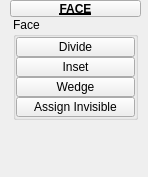
<?xml version="1.0" encoding="UTF-8"?>
<ui version="4.0">
 <class>QtUi</class>
 <widget class="QMainWindow" name="QtUi">
  <property name="enabled">
   <bool>true</bool>
  </property>
  <property name="geometry">
   <rect>
    <x>0</x>
    <y>0</y>
    <width>148</width>
    <height>177</height>
   </rect>
  </property>
  <property name="minimumSize">
   <size>
    <width>0</width>
    <height>0</height>
   </size>
  </property>
  <property name="maximumSize">
   <size>
    <width>999</width>
    <height>999</height>
   </size>
  </property>
  <property name="windowTitle">
   <string>Toolkit</string>
  </property>
  <property name="layoutDirection">
   <enum>Qt::LeftToRight</enum>
  </property>
  <property name="tabShape">
   <enum>QTabWidget::Triangular</enum>
  </property>
  <property name="dockNestingEnabled">
   <bool>true</bool>
  </property>
  <property name="dockOptions">
   <set>QMainWindow::AllowNestedDocks|QMainWindow::AllowTabbedDocks|QMainWindow::AnimatedDocks|QMainWindow::ForceTabbedDocks</set>
  </property>
  <property name="balette" stdset="0">
   <palette>
    <active>
     <colorrole role="ButtonText">
      <brush brushstyle="SolidPattern">
       <color alpha="255">
        <red>255</red>
        <green>255</green>
        <blue>255</blue>
       </color>
      </brush>
     </colorrole>
     <colorrole role="Highlight">
      <brush brushstyle="SolidPattern">
       <color alpha="255">
        <red>168</red>
        <green>152</green>
        <blue>250</blue>
       </color>
      </brush>
     </colorrole>
    </active>
    <inactive>
     <colorrole role="ButtonText">
      <brush brushstyle="SolidPattern">
       <color alpha="255">
        <red>255</red>
        <green>255</green>
        <blue>255</blue>
       </color>
      </brush>
     </colorrole>
     <colorrole role="Highlight">
      <brush brushstyle="SolidPattern">
       <color alpha="255">
        <red>168</red>
        <green>152</green>
        <blue>250</blue>
       </color>
      </brush>
     </colorrole>
    </inactive>
    <disabled>
     <colorrole role="ButtonText">
      <brush brushstyle="SolidPattern">
       <color alpha="255">
        <red>120</red>
        <green>120</green>
        <blue>120</blue>
       </color>
      </brush>
     </colorrole>
     <colorrole role="Highlight">
      <brush brushstyle="SolidPattern">
       <color alpha="255">
        <red>0</red>
        <green>120</green>
        <blue>215</blue>
       </color>
      </brush>
     </colorrole>
    </disabled>
   </palette>
  </property>
  <widget class="QWidget" name="mainWindow">
   <property name="balette" stdset="0">
    <palette>
     <active>
      <colorrole role="Highlight">
       <brush brushstyle="SolidPattern">
        <color alpha="255">
         <red>168</red>
         <green>152</green>
         <blue>250</blue>
        </color>
       </brush>
      </colorrole>
     </active>
     <inactive>
      <colorrole role="Highlight">
       <brush brushstyle="SolidPattern">
        <color alpha="255">
         <red>168</red>
         <green>152</green>
         <blue>250</blue>
        </color>
       </brush>
      </colorrole>
     </inactive>
     <disabled>
      <colorrole role="Highlight">
       <brush brushstyle="SolidPattern">
        <color alpha="255">
         <red>168</red>
         <green>152</green>
         <blue>250</blue>
        </color>
       </brush>
      </colorrole>
     </disabled>
    </palette>
   </property>
   <widget class="QWidget" name="layoutWidget">
    <property name="geometry">
     <rect>
      <x>10</x>
      <y>0</y>
      <width>131</width>
      <height>161</height>
     </rect>
    </property>
    <layout class="QGridLayout" name="gridLayout">
     <property name="spacing">
      <number>0</number>
     </property>
     <item row="1" column="1" colspan="2">
      <layout class="QHBoxLayout" name="horizontalLayout">
       <item>
        <layout class="QVBoxLayout" name="verticalLayout">
         <property name="spacing">
          <number>0</number>
         </property>
         <item>
          <widget class="QGroupBox" name="face">
           <property name="minimumSize">
            <size>
             <width>125</width>
             <height>0</height>
            </size>
           </property>
           <property name="maximumSize">
            <size>
             <width>125</width>
             <height>999</height>
            </size>
           </property>
           <property name="baseSize">
            <size>
             <width>0</width>
             <height>0</height>
            </size>
           </property>
           <property name="title">
            <string>Face</string>
           </property>
           <layout class="QVBoxLayout" name="verticalLayout_6">
            <property name="spacing">
             <number>0</number>
            </property>
            <property name="leftMargin">
             <number>0</number>
            </property>
            <property name="topMargin">
             <number>0</number>
            </property>
            <property name="rightMargin">
             <number>0</number>
            </property>
            <property name="bottomMargin">
             <number>0</number>
            </property>
            <item>
             <widget class="PushButton" name="tb007">
              <property name="enabled">
               <bool>true</bool>
              </property>
              <property name="minimumSize">
               <size>
                <width>0</width>
                <height>20</height>
               </size>
              </property>
              <property name="maximumSize">
               <size>
                <width>999</width>
                <height>20</height>
               </size>
              </property>
              <property name="toolTip">
               <string>Divide facet</string>
              </property>
              <property name="text">
               <string>Divide</string>
              </property>
              <property name="iconSize">
               <size>
                <width>18</width>
                <height>18</height>
               </size>
              </property>
             </widget>
            </item>
            <item>
             <widget class="PushButton" name="tb006">
              <property name="enabled">
               <bool>true</bool>
              </property>
              <property name="minimumSize">
               <size>
                <width>0</width>
                <height>20</height>
               </size>
              </property>
              <property name="maximumSize">
               <size>
                <width>999</width>
                <height>20</height>
               </size>
              </property>
              <property name="toolTip">
               <string>Inset selected face region</string>
              </property>
              <property name="text">
               <string>Inset</string>
              </property>
              <property name="iconSize">
               <size>
                <width>18</width>
                <height>18</height>
               </size>
              </property>
             </widget>
            </item>
            <item>
             <widget class="QPushButton" name="b034">
              <property name="enabled">
               <bool>true</bool>
              </property>
              <property name="minimumSize">
               <size>
                <width>0</width>
                <height>20</height>
               </size>
              </property>
              <property name="maximumSize">
               <size>
                <width>999</width>
                <height>20</height>
               </size>
              </property>
              <property name="toolTip">
               <string>Wedge the selected faces by extruding and rotating them about a selected edge.</string>
              </property>
              <property name="text">
               <string>Wedge</string>
              </property>
              <property name="iconSize">
               <size>
                <width>18</width>
                <height>18</height>
               </size>
              </property>
              <property name="balette" stdset="0">
               <palette>
                <active>
                 <colorrole role="Highlight">
                  <brush brushstyle="SolidPattern">
                   <color alpha="255">
                    <red>168</red>
                    <green>152</green>
                    <blue>250</blue>
                   </color>
                  </brush>
                 </colorrole>
                </active>
                <inactive>
                 <colorrole role="Highlight">
                  <brush brushstyle="SolidPattern">
                   <color alpha="255">
                    <red>168</red>
                    <green>152</green>
                    <blue>250</blue>
                   </color>
                  </brush>
                 </colorrole>
                </inactive>
                <disabled>
                 <colorrole role="Highlight">
                  <brush brushstyle="SolidPattern">
                   <color alpha="255">
                    <red>0</red>
                    <green>120</green>
                    <blue>215</blue>
                   </color>
                  </brush>
                 </colorrole>
                </disabled>
               </palette>
              </property>
             </widget>
            </item>
            <item>
             <widget class="QPushButton" name="b038">
              <property name="enabled">
               <bool>true</bool>
              </property>
              <property name="minimumSize">
               <size>
                <width>0</width>
                <height>20</height>
               </size>
              </property>
              <property name="maximumSize">
               <size>
                <width>999</width>
                <height>20</height>
               </size>
              </property>
              <property name="toolTip">
               <string>Assign selected faces to be invisible or unassign.</string>
              </property>
              <property name="text">
               <string>Assign Invisible</string>
              </property>
              <property name="iconSize">
               <size>
                <width>18</width>
                <height>18</height>
               </size>
              </property>
              <property name="balette" stdset="0">
               <palette>
                <active>
                 <colorrole role="Button">
                  <brush brushstyle="SolidPattern">
                   <color alpha="255">
                    <red>80</red>
                    <green>80</green>
                    <blue>80</blue>
                   </color>
                  </brush>
                 </colorrole>
                </active>
                <inactive>
                 <colorrole role="Button">
                  <brush brushstyle="SolidPattern">
                   <color alpha="255">
                    <red>80</red>
                    <green>80</green>
                    <blue>80</blue>
                   </color>
                  </brush>
                 </colorrole>
                </inactive>
                <disabled>
                 <colorrole role="Button">
                  <brush brushstyle="SolidPattern">
                   <color alpha="255">
                    <red>80</red>
                    <green>80</green>
                    <blue>80</blue>
                   </color>
                  </brush>
                 </colorrole>
                </disabled>
               </palette>
              </property>
             </widget>
            </item>
           </layout>
          </widget>
         </item>
         <item>
          <spacer name="verticalSpacer">
           <property name="orientation">
            <enum>Qt::Vertical</enum>
           </property>
           <property name="sizeHint" stdset="0">
            <size>
             <width>20</width>
             <height>40</height>
            </size>
           </property>
          </spacer>
         </item>
        </layout>
       </item>
      </layout>
     </item>
     <item row="0" column="1" colspan="2">
      <widget class="PushButtonDraggable" name="draggable_header">
       <property name="minimumSize">
        <size>
         <width>19</width>
         <height>17</height>
        </size>
       </property>
       <property name="maximumSize">
        <size>
         <width>999</width>
         <height>17</height>
        </size>
       </property>
       <property name="font">
        <font>
         <weight>75</weight>
         <bold>true</bold>
         <underline>true</underline>
        </font>
       </property>
       <property name="text">
        <string>FACE</string>
       </property>
       <property name="checkable">
        <bool>true</bool>
       </property>
      </widget>
     </item>
    </layout>
   </widget>
  </widget>
 </widget>
 <customwidgets>
  <customwidget>
   <class>PushButtonDraggable</class>
   <extends>QPushButton</extends>
   <header>widgets.pushbuttondraggable.h</header>
  </customwidget>
  <customwidget>
   <class>PushButton</class>
   <extends>QPushButton</extends>
   <header>widgets.pushbutton.h</header>
  </customwidget>
 </customwidgets>
 <resources/>
 <connections/>
 <designerdata>
  <property name="gridDeltaX">
   <number>5</number>
  </property>
  <property name="gridDeltaY">
   <number>5</number>
  </property>
  <property name="gridSnapX">
   <bool>true</bool>
  </property>
  <property name="gridSnapY">
   <bool>true</bool>
  </property>
  <property name="gridVisible">
   <bool>true</bool>
  </property>
 </designerdata>
</ui>
